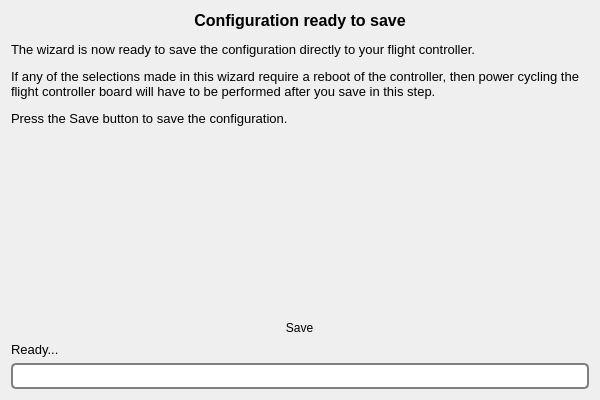
<?xml version="1.0" encoding="UTF-8"?>
<ui version="4.0">
 <class>SavePage</class>
 <widget class="QWizardPage" name="SavePage">
  <property name="geometry">
   <rect>
    <x>0</x>
    <y>0</y>
    <width>600</width>
    <height>400</height>
   </rect>
  </property>
  <property name="windowTitle">
   <string>WizardPage</string>
  </property>
  <layout class="QVBoxLayout" name="verticalLayout">
   <item>
    <widget class="QLabel" name="label">
     <property name="text">
      <string>&lt;!DOCTYPE HTML PUBLIC &quot;-//W3C//DTD HTML 4.0//EN&quot; &quot;http://www.w3.org/TR/REC-html40/strict.dtd&quot;&gt;
&lt;html&gt;&lt;head&gt;&lt;meta name=&quot;qrichtext&quot; content=&quot;1&quot; /&gt;&lt;style type=&quot;text/css&quot;&gt;
p, li { white-space: pre-wrap; }
&lt;/style&gt;&lt;/head&gt;&lt;body style=&quot; font-family:'Cantarell'; font-size:11pt; font-weight:400; font-style:normal;&quot;&gt;
&lt;p align=&quot;center&quot; style=&quot; margin-top:12px; margin-bottom:12px; margin-left:0px; margin-right:0px; -qt-block-indent:0; text-indent:0px;&quot;&gt;&lt;span style=&quot; font-family:'MS Shell Dlg 2'; font-size:12pt; font-weight:600;&quot;&gt;Configuration ready to save&lt;/span&gt;&lt;/p&gt;
&lt;p style=&quot; margin-top:12px; margin-bottom:12px; margin-left:0px; margin-right:0px; -qt-block-indent:0; text-indent:0px;&quot;&gt;&lt;span style=&quot; font-family:'MS Shell Dlg 2'; font-size:10pt;&quot;&gt;The wizard is now ready to save the configuration directly to your flight controller. &lt;/span&gt;&lt;/p&gt;
&lt;p style=&quot; margin-top:12px; margin-bottom:12px; margin-left:0px; margin-right:0px; -qt-block-indent:0; text-indent:0px;&quot;&gt;&lt;span style=&quot; font-family:'MS Shell Dlg 2'; font-size:10pt;&quot;&gt;If any of the selections made in this wizard require a reboot of the controller, then power cycling the flight controller board will have to be performed after you save in this step.&lt;/span&gt;&lt;/p&gt;
&lt;p style=&quot; margin-top:12px; margin-bottom:12px; margin-left:0px; margin-right:0px; -qt-block-indent:0; text-indent:0px;&quot;&gt;&lt;span style=&quot; font-family:'MS Shell Dlg 2'; font-size:10pt;&quot;&gt;Press the Save button to save the configuration.&lt;/span&gt;&lt;/p&gt;&lt;/body&gt;&lt;/html&gt;</string>
     </property>
     <property name="alignment">
      <set>Qt::AlignLeading|Qt::AlignLeft|Qt::AlignTop</set>
     </property>
     <property name="wordWrap">
      <bool>true</bool>
     </property>
    </widget>
   </item>
   <item>
    <spacer name="verticalSpacer">
     <property name="orientation">
      <enum>Qt::Vertical</enum>
     </property>
     <property name="sizeHint" stdset="0">
      <size>
       <width>20</width>
       <height>40</height>
      </size>
     </property>
    </spacer>
   </item>
   <item>
    <layout class="QHBoxLayout" name="horizontalLayout">
     <item>
      <widget class="QToolButton" name="saveButton">
       <property name="toolTip">
        <string>Write configuration to controller</string>
       </property>
       <property name="styleSheet">
        <string notr="true">QToolButton { border: none }</string>
       </property>
       <property name="text">
        <string>Save</string>
       </property>
       <property name="icon">
        <iconset resource="../wizardResources.qrc">
         <normaloff>:/setupwizard/resources/bttn-save-up.png</normaloff>
         <normalon>:/setupwizard/resources/bttn-save-down.png</normalon>:/setupwizard/resources/bttn-save-up.png</iconset>
       </property>
       <property name="iconSize">
        <size>
         <width>200</width>
         <height>70</height>
        </size>
       </property>
       <property name="toolButtonStyle">
        <enum>Qt::ToolButtonIconOnly</enum>
       </property>
      </widget>
     </item>
    </layout>
   </item>
   <item>
    <widget class="QLabel" name="saveProgressLabel">
     <property name="font">
      <font>
       <pointsize>10</pointsize>
      </font>
     </property>
     <property name="text">
      <string>Ready...</string>
     </property>
    </widget>
   </item>
   <item>
    <widget class="QProgressBar" name="saveProgressBar">
     <property name="styleSheet">
      <string notr="true">QProgressBar {
     border: 2px solid grey;
     border-radius: 5px;
     text-align: center;
 }
QProgressBar::chunk {
     background-color: #3D6699;
     width: 10px;
     margin: 0.5px;
 }</string>
     </property>
     <property name="value">
      <number>0</number>
     </property>
     <property name="format">
      <string/>
     </property>
    </widget>
   </item>
  </layout>
 </widget>
 <resources>
  <include location="../wizardResources.qrc"/>
 </resources>
 <connections/>
</ui>
